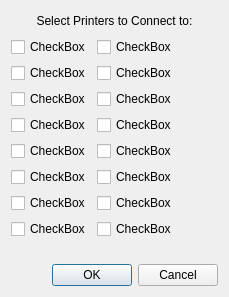
<?xml version="1.0" encoding="UTF-8"?>
<ui version="4.0">
 <class>Dialog</class>
 <widget class="QDialog" name="Dialog">
  <property name="geometry">
   <rect>
    <x>0</x>
    <y>0</y>
    <width>229</width>
    <height>297</height>
   </rect>
  </property>
  <property name="minimumSize">
   <size>
    <width>229</width>
    <height>297</height>
   </size>
  </property>
  <property name="maximumSize">
   <size>
    <width>229</width>
    <height>297</height>
   </size>
  </property>
  <property name="windowTitle">
   <string>Dialog</string>
  </property>
  <layout class="QVBoxLayout" name="verticalLayout_2">
   <item>
    <layout class="QVBoxLayout" name="verticalLayout">
     <item>
      <widget class="QLabel" name="label">
       <property name="maximumSize">
        <size>
         <width>16777215</width>
         <height>20</height>
        </size>
       </property>
       <property name="text">
        <string>Select Printers to Connect to:</string>
       </property>
       <property name="alignment">
        <set>Qt::AlignCenter</set>
       </property>
      </widget>
     </item>
     <item>
      <layout class="QFormLayout" name="formLayout">
       <property name="fieldGrowthPolicy">
        <enum>QFormLayout::AllNonFixedFieldsGrow</enum>
       </property>
       <item row="0" column="0">
        <widget class="QCheckBox" name="checkBox">
         <property name="text">
          <string>CheckBox</string>
         </property>
        </widget>
       </item>
       <item row="1" column="0">
        <widget class="QCheckBox" name="checkBox_2">
         <property name="text">
          <string>CheckBox</string>
         </property>
        </widget>
       </item>
       <item row="2" column="0">
        <widget class="QCheckBox" name="checkBox_3">
         <property name="text">
          <string>CheckBox</string>
         </property>
        </widget>
       </item>
       <item row="3" column="0">
        <widget class="QCheckBox" name="checkBox_4">
         <property name="text">
          <string>CheckBox</string>
         </property>
        </widget>
       </item>
       <item row="4" column="0">
        <widget class="QCheckBox" name="checkBox_5">
         <property name="text">
          <string>CheckBox</string>
         </property>
        </widget>
       </item>
       <item row="5" column="0">
        <widget class="QCheckBox" name="checkBox_6">
         <property name="text">
          <string>CheckBox</string>
         </property>
        </widget>
       </item>
       <item row="0" column="1">
        <widget class="QCheckBox" name="checkBox_7">
         <property name="text">
          <string>CheckBox</string>
         </property>
        </widget>
       </item>
       <item row="1" column="1">
        <widget class="QCheckBox" name="checkBox_8">
         <property name="text">
          <string>CheckBox</string>
         </property>
        </widget>
       </item>
       <item row="2" column="1">
        <widget class="QCheckBox" name="checkBox_9">
         <property name="text">
          <string>CheckBox</string>
         </property>
        </widget>
       </item>
       <item row="3" column="1">
        <widget class="QCheckBox" name="checkBox_10">
         <property name="text">
          <string>CheckBox</string>
         </property>
        </widget>
       </item>
       <item row="4" column="1">
        <widget class="QCheckBox" name="checkBox_11">
         <property name="text">
          <string>CheckBox</string>
         </property>
        </widget>
       </item>
       <item row="5" column="1">
        <widget class="QCheckBox" name="checkBox_12">
         <property name="text">
          <string>CheckBox</string>
         </property>
        </widget>
       </item>
       <item row="6" column="0">
        <widget class="QCheckBox" name="checkBox_13">
         <property name="text">
          <string>CheckBox</string>
         </property>
        </widget>
       </item>
       <item row="6" column="1">
        <widget class="QCheckBox" name="checkBox_14">
         <property name="text">
          <string>CheckBox</string>
         </property>
        </widget>
       </item>
       <item row="7" column="0">
        <widget class="QCheckBox" name="checkBox_15">
         <property name="text">
          <string>CheckBox</string>
         </property>
        </widget>
       </item>
       <item row="7" column="1">
        <widget class="QCheckBox" name="checkBox_16">
         <property name="text">
          <string>CheckBox</string>
         </property>
        </widget>
       </item>
      </layout>
     </item>
    </layout>
   </item>
   <item>
    <widget class="QDialogButtonBox" name="buttonBox">
     <property name="orientation">
      <enum>Qt::Horizontal</enum>
     </property>
     <property name="standardButtons">
      <set>QDialogButtonBox::Cancel|QDialogButtonBox::Ok</set>
     </property>
    </widget>
   </item>
  </layout>
 </widget>
 <resources/>
 <connections>
  <connection>
   <sender>buttonBox</sender>
   <signal>accepted()</signal>
   <receiver>Dialog</receiver>
   <slot>accept()</slot>
   <hints>
    <hint type="sourcelabel">
     <x>248</x>
     <y>254</y>
    </hint>
    <hint type="destinationlabel">
     <x>157</x>
     <y>274</y>
    </hint>
   </hints>
  </connection>
  <connection>
   <sender>buttonBox</sender>
   <signal>rejected()</signal>
   <receiver>Dialog</receiver>
   <slot>reject()</slot>
   <hints>
    <hint type="sourcelabel">
     <x>316</x>
     <y>260</y>
    </hint>
    <hint type="destinationlabel">
     <x>286</x>
     <y>274</y>
    </hint>
   </hints>
  </connection>
 </connections>
</ui>
